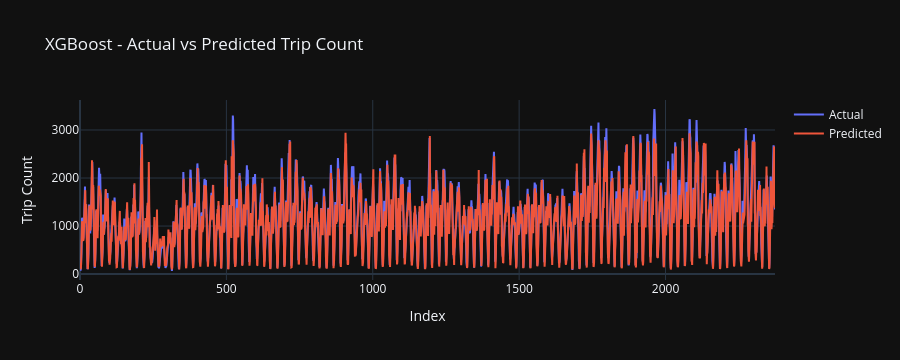

This figure's notebook cell:
### Code cell
from xgboost import XGBRegressor
from sklearn.metrics import mean_absolute_error

# Train XGBoost
xgb = XGBRegressor(n_estimators=100, learning_rate=0.1, random_state=42, verbosity=0)
xgb.fit(X_train, y_train)
y_pred_xgb = xgb.predict(X_test)

# Evaluation
mae_xgb = mean_absolute_error(y_test, y_pred_xgb)
rmse_xgb = mean_squared_error(y_test, y_pred_xgb)
r2_xgb = r2_score(y_test, y_pred_xgb)

print("XGBoost Results:")
print(f"MAE  = {mae_xgb:.2f}")
print(f"RMSE = {rmse_xgb:.2f}")
print(f"R²   = {r2_xgb:.4f}")

# Plotly visualization
fig_xgb = go.Figure()
fig_xgb.add_trace(go.Scatter(y=y_test, mode='lines', name='Actual'))
fig_xgb.add_trace(go.Scatter(y=y_pred_xgb, mode='lines', name='Predicted'))
fig_xgb.update_layout(title='XGBoost - Actual vs Predicted Trip Count',
                      xaxis_title='Index',
                      yaxis_title='Trip Count',
                      template='plotly_dark')
fig_xgb.show()

### Figure 1 — Plotly figure (JSON) as saved in the notebook; plotly's stock layout.template omitted (floating-point values rounded to 4 significant figures; data arrays with more than 128 entries replaced by an {"elided": "..."} marker saying what was removed)
{"data": [{"mode": "lines", "name": "Actual", "type": "scatter", "y": {"elided": "2375 int values"}}, {"mode": "lines", "name": "Predicted", "type": "scatter", "y": {"elided": "2375 float values"}}], "layout": {"height": 360, "title": {"text": "XGBoost - Actual vs Predicted Trip Count"}, "xaxis": {"autorange": true, "range": [0, 2374], "title": {"text": "Index"}}, "yaxis": {"autorange": true, "range": [-123.4, 3624.0], "title": {"text": "Trip Count"}, "type": "linear"}}}
